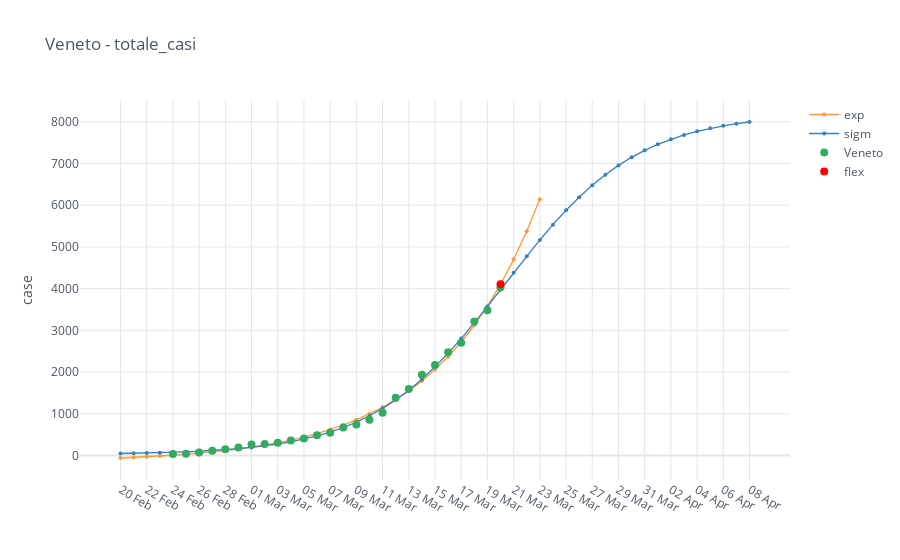

Source (notebook cell):
### Code cell
category = 'totale_casi'
total_cases = io.italy_regions_filter_by_category(regions, category)

mpl.iplot_analysis_plot(total_cases, title=region+' - '+category, log_fitting=False)

### Figure 1 — Plotly figure (JSON) as saved in the notebook; plotly's stock layout.template omitted (floating-point values rounded to 4 significant figures)
{"data": [{"line": {"color": "rgba(255, 153, 51, 1.0)", "dash": "solid", "shape": "linear", "width": 1.3}, "marker": {"size": 4, "symbol": "circle"}, "mode": "lines+markers", "name": "exp", "text": "", "type": "scatter", "x": ["20 Feb", "21 Feb", "22 Feb", "23 Feb", "24 Feb", "25 Feb", "26 Feb", "27 Feb", "28 Feb", "29 Feb", "01 Mar", "02 Mar", "03 Mar", "04 Mar", "05 Mar", "06 Mar", "07 Mar", "08 Mar", "09 Mar", "10 Mar", "11 Mar", "12 Mar", "13 Mar", "14 Mar", "15 Mar", "16 Mar", "17 Mar", "18 Mar", "19 Mar", "20 Mar", "21 Mar", "22 Mar", "23 Mar", "24 Mar", "25 Mar", "26 Mar", "27 Mar", "28 Mar", "29 Mar", "30 Mar", "31 Mar", "01 Apr", "02 Apr", "03 Apr", "04 Apr", "05 Apr", "06 Apr", "07 Apr", "08 Apr"], "y": [-59.94, -46.51, -31.21, -13.77, 6.101, 28.75, 54.56, 83.97, 117.5, 155.7, 199.2, 248.8, 305.4, 369.8, 443.3, 527.0, 622.3, 731.0, 854.9, 996.1, 1157.0, 1340.0, 1549.0, 1787.0, 2059.0, 2368.0, 2720.0, 3122.0, 3580.0, 4101.0, 4696.0, 5373.0, 6145.0, "", "", "", "", "", "", "", "", "", "", "", "", "", "", "", ""]}, {"line": {"color": "rgba(55, 128, 191, 1.0)", "dash": "solid", "shape": "linear", "width": 1.3}, "marker": {"size": 4, "symbol": "circle"}, "mode": "lines+markers", "name": "sigm", "text": "", "type": "scatter", "x": ["20 Feb", "21 Feb", "22 Feb", "23 Feb", "24 Feb", "25 Feb", "26 Feb", "27 Feb", "28 Feb", "29 Feb", "01 Mar", "02 Mar", "03 Mar", "04 Mar", "05 Mar", "06 Mar", "07 Mar", "08 Mar", "09 Mar", "10 Mar", "11 Mar", "12 Mar", "13 Mar", "14 Mar", "15 Mar", "16 Mar", "17 Mar", "18 Mar", "19 Mar", "20 Mar", "21 Mar", "22 Mar", "23 Mar", "24 Mar", "25 Mar", "26 Mar", "27 Mar", "28 Mar", "29 Mar", "30 Mar", "31 Mar", "01 Apr", "02 Apr", "03 Apr", "04 Apr", "05 Apr", "06 Apr", "07 Apr", "08 Apr"], "y": [47.35, 52.59, 58.96, 66.73, 76.18, 87.69, 101.7, 118.7, 139.3, 164.4, 194.7, 231.4, 275.8, 329.2, 393.4, 470.4, 562.2, 671.3, 800.3, 951.8, 1128.0, 1333.0, 1566.0, 1830.0, 2126.0, 2451.0, 2803.0, 3178.0, 3571.0, 3974.0, 4379.0, 4779.0, 5167.0, 5534.0, 5878.0, 6193.0, 6477.0, 6731.0, 6954.0, 7148.0, 7316.0, 7459.0, 7581.0, 7684.0, 7770.0, 7843.0, 7903.0, 7953.0, 7995.0]}, {"line": {"color": "rgba(50, 171, 96, 1.0)", "dash": "solid", "shape": "linear", "width": 1.3}, "marker": {"size": 8, "symbol": "circle"}, "mode": "markers", "name": "Veneto", "text": "", "type": "scatter", "x": ["20 Feb", "21 Feb", "22 Feb", "23 Feb", "24 Feb", "25 Feb", "26 Feb", "27 Feb", "28 Feb", "29 Feb", "01 Mar", "02 Mar", "03 Mar", "04 Mar", "05 Mar", "06 Mar", "07 Mar", "08 Mar", "09 Mar", "10 Mar", "11 Mar", "12 Mar", "13 Mar", "14 Mar", "15 Mar", "16 Mar", "17 Mar", "18 Mar", "19 Mar", "20 Mar", "21 Mar", "22 Mar", "23 Mar", "24 Mar", "25 Mar", "26 Mar", "27 Mar", "28 Mar", "29 Mar", "30 Mar", "31 Mar", "01 Apr", "02 Apr", "03 Apr", "04 Apr", "05 Apr", "06 Apr", "07 Apr", "08 Apr"], "y": ["", "", "", "", 33.0, 43.0, 71.0, 111.0, 151.0, 191.0, 263.0, 273.0, 307.0, 360.0, 407.0, 488.0, 543.0, 670.0, 744.0, 856.0, 1023.0, 1384.0, 1595.0, 1937.0, 2172.0, 2473.0, 2704.0, 3214.0, 3484.0, 4031.0, "", "", "", "", "", "", "", "", "", "", "", "", "", "", "", "", "", "", ""]}, {"marker": {"color": "rgba(255, 0, 0, 125)", "size": 8}, "mode": "markers", "name": "flex", "type": "scatter", "x": ["20 Mar"], "y": [4106.0]}], "layout": {"legend": {"bgcolor": "#FFFFFF", "font": {"color": "#4D5663"}}, "paper_bgcolor": "#FFFFFF", "plot_bgcolor": "#FFFFFF", "title": {"font": {"color": "#4D5663"}, "text": "Veneto - totale_casi"}, "xaxis": {"gridcolor": "#E1E5ED", "showgrid": true, "tickfont": {"color": "#4D5663"}, "title": {"font": {"color": "#4D5663"}, "text": ""}, "zerolinecolor": "#E1E5ED"}, "yaxis": {"gridcolor": "#E1E5ED", "showgrid": true, "tickfont": {"color": "#4D5663"}, "title": {"font": {"color": "#4D5663"}, "text": "case"}, "zerolinecolor": "#E1E5ED"}}}
